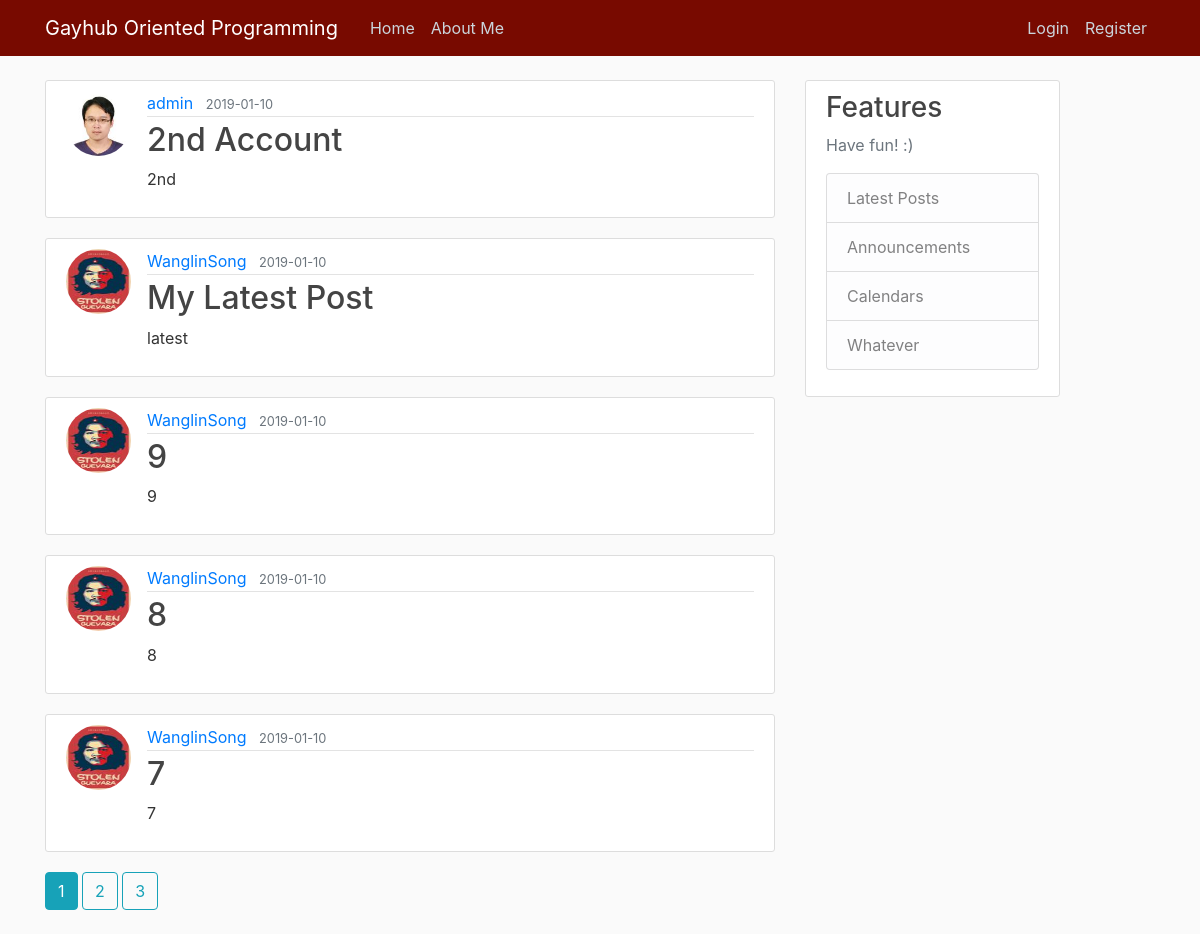
The page /home on the database its author committed.
### flaskblog/models.py (models this page shows, shortened)
class Post(db.Model):
    id = db.Column(db.Integer, primary_key=True)
    title = db.Column(db.String(100), nullable=False)
    date_posted = db.Column(db.DateTime, nullable=False, default=datetime.utcnow)
    content = db.Column(db.Text, nullable=False)
    user_id = db.Column(db.Integer, db.ForeignKey('user.id'), nullable=False)

class User(db.Model, UserMixin):
    id = db.Column(db.Integer, primary_key=True)
    username = db.Column(db.String(30), unique=True, nullable=False)
    email = db.Column(db.String(120), unique=True, nullable=False)
    image_file = db.Column(db.String(20), nullable=False, default='default.jpg')
    password = db.Column(db.String(60), nullable=False)
    posts = db.relationship('Post', backref='author', lazy=True)

### flaskblog/routes.py (the view)
@app.route("/")
@app.route("/home")
def home():
    page = request.args.get('page', 1, type=int)
    posts = Post.query.order_by(Post.date_posted.desc()).paginate(page=page, per_page=5)
    return render_template('home.html', posts=posts)

### flaskblog/templates/home.html
{% extends "layout.html" %}
{% block content %}
    {% for post in posts.items %}
        <article class="media content-section">
          <img class="rounded-circle article-img" src="{{ url_for('static', filename='profile_pics/' + post.author.image_file) }}">
          <div class="media-body">
            <div class="article-metadata">
              <a class="mr-2" href="{{url_for('user_posts', username=post.author.username)}}">{{ post.author.username }}</a>
              <small class="text-muted">{{ post.date_posted.strftime('%Y-%m-%d') }}</small>
            </div>
            <h2><a class="article-title" href="{{ url_for('post', post_id=post.id) }}">{{ post.title }}</a></h2>
            <p class="article-content">{{ post.content }}</p>
          </div>
        </article>
    {% endfor %}
    {% for page_num in posts.iter_pages(left_edge=2, right_edge=2, left_current=1, right_current=2) %}
      {% if page_num %}
        {% if posts.page == page_num %}
          <a class="btn btn-info mb-4" href="{{ url_for('home', page=page_num)}}">{{ page_num }}</a>
        {% else %}
          <a class="btn btn-outline-info mb-4" href="{{ url_for('home', page=page_num)}}">{{ page_num }}</a>
        {% endif%}
      {% else %}
        ...
      {% endif%}
    {% endfor %}
{% endblock content %}

### flaskblog/templates/layout.html (shortened to what this page needs)
<!DOCTYPE html>
<html>
<head>
    <link rel="stylesheet" href="https://maxcdn.bootstrapcdn.com/bootstrap/4.0.0/css/bootstrap.min.css">
    <link rel="stylesheet" type="text/css" href="{{ url_for('static', filename='main.css') }}">
</head>
<body>
    <header class="site-header">
      <nav class="navbar navbar-expand-md navbar-dark bg-* fixed-top" style="background-color: rgb(120, 10, 0);">
        <div class="container">
          <a class="navbar-brand mr-4" href="/">Gayhub Oriented Programming</a>
          <div class="collapse navbar-collapse" id="navbarToggle">
            <div class="navbar-nav mr-auto">
              <a class="nav-item nav-link" href="{{ url_for('home') }}">Home</a>
              <a class="nav-item nav-link" href="{{ url_for('about') }}">About Me</a>
            </div>
            <div class="navbar-nav">
              {% if current_user.is_authenticated %}
                <a class="nav-item nav-link" href="{{ url_for('new_post') }}">New Post</a>
                <a class="nav-item nav-link" href="{{ url_for('account') }}">Account</a>
                <a class="nav-item nav-link" href="{{ url_for('logout') }}">Logout</a>
              {% else %}
                <a class="nav-item nav-link" href="{{ url_for('login') }}">Login</a>
                <a class="nav-item nav-link" href="{{ url_for('register') }}">Register</a>
              {% endif %}
            </div>
          </div>
        </div>
      </nav>
    </header>
    <main role="main" class="container">
      <div class="row">
        <div class="col-md-8">
          {% block content %}{% endblock %}
        </div>
        <div class="col-md-3">
          <div class="content-section">
            <h3>Features</h3>
            <p class='text-muted'>Have fun! :)
              <ul class="list-group">
                <li class="list-group-item list-group-item-light">Latest Posts</li>
                <li class="list-group-item list-group-item-light">Announcements</li>
                <li class="list-group-item list-group-item-light">Calendars</li>
                <li class="list-group-item list-group-item-light">Whatever</li>
              </ul>
            </p>
          </div>
        </div>
      </div>
    </main>
</body>
</html>

### flaskblog/static/main.css (style rules this page uses)
body { background: #fafafa; color: #333333; margin-top: 5rem; }
h1, h2, h3, h4, h5, h6 { color: #444444; }
.site-header .navbar-nav .nav-link { color: #cbd5db; }
.content-section { background: #ffffff; padding: 10px 20px; border: 1px solid #dddddd; border-radius: 3px; margin-bottom: 20px; }
.article-title { color: #444444; }
.article-content { white-space: pre-line; }
.article-img { height: 65px; width: 65px; margin-right: 16px; }
.article-metadata { padding-bottom: 1px; margin-bottom: 4px; border-bottom: 1px solid #e3e3e3 }

### rows shown on the page
Post: image_file (picture), author.username "admin", date_posted "2019-01-10", title "2nd Account", content "2nd"
Post: image_file (picture), author.username "WanglinSong", date_posted "2019-01-10", title "My Latest Post", content "latest"
Post: image_file (picture), author.username "WanglinSong", date_posted "2019-01-10", title "9", content "9"
Post: image_file (picture), author.username "WanglinSong", date_posted "2019-01-10", title "8", content "8"
Post: image_file (picture), author.username "WanglinSong", date_posted "2019-01-10", title "7", content "7"

### other values the page prints
{{ page_num }} "1"
{{ page_num }} "2" "3"
